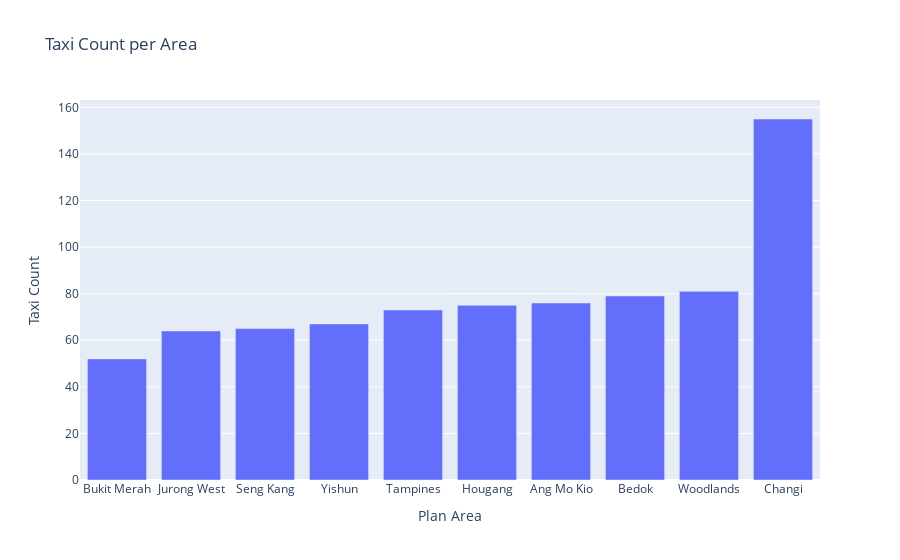

The notebook cell saved with this chart:
### Code cell
df_taxi_availability_max = df_taxi_availability.sort_values(by = 'taxi_count', ascending = False).head(10) 

fig2 = px.bar(df_taxi_availability_max, x="plan_area", y="taxi_count", labels={'taxi_count':'Taxi Count', 'plan_area':'Plan Area'},
                  title="Taxi Count per Area").update_xaxes(categoryorder='total ascending')
fig2.show()

### Figure 1 — Plotly figure (JSON) as saved in the notebook; plotly's stock layout.template omitted (floating-point values rounded to 4 significant figures)
{"data": [{"alignmentgroup": "True", "hovertemplate": "Plan Area=%{x}<br>Taxi Count=%{y}<extra></extra>", "legendgroup": "", "marker": {"color": "#636efa", "pattern": {"shape": ""}}, "name": "", "offsetgroup": "", "orientation": "v", "showlegend": false, "textposition": "auto", "type": "bar", "x": ["Changi", "Woodlands", "Bedok", "Ang Mo Kio", "Hougang", "Tampines", "Yishun", "Seng Kang", "Jurong West", "Bukit Merah"], "xaxis": "x", "y": [155, 81, 79, 76, 75, 73, 67, 65, 64, 52], "yaxis": "y"}], "layout": {"barmode": "relative", "legend": {"tracegroupgap": 0}, "title": {"text": "Taxi Count per Area"}, "xaxis": {"anchor": "y", "categoryorder": "total ascending", "domain": [0, 1], "title": {"text": "Plan Area"}}, "yaxis": {"anchor": "x", "domain": [0, 1], "title": {"text": "Taxi Count"}}}}
